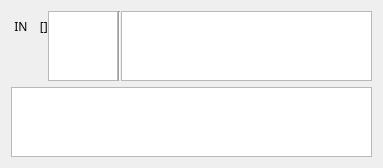
<?xml version="1.0" encoding="UTF-8"?>
<ui version="4.0">
 <class>wd_sql_result</class>
 <widget class="QWidget" name="wd_sql_result">
  <property name="geometry">
   <rect>
    <x>0</x>
    <y>0</y>
    <width>383</width>
    <height>141</height>
   </rect>
  </property>
  <property name="sizePolicy">
   <sizepolicy hsizetype="Preferred" vsizetype="Preferred">
    <horstretch>0</horstretch>
    <verstretch>0</verstretch>
   </sizepolicy>
  </property>
  <property name="windowTitle">
   <string>Form</string>
  </property>
  <layout class="QVBoxLayout" name="verticalLayout_2" stretch="6,2">
   <property name="sizeConstraint">
    <enum>QLayout::SetDefaultConstraint</enum>
   </property>
   <item>
    <layout class="QHBoxLayout" name="horizontalLayout" stretch="1,2,0,8">
     <property name="spacing">
      <number>0</number>
     </property>
     <property name="sizeConstraint">
      <enum>QLayout::SetDefaultConstraint</enum>
     </property>
     <item>
      <layout class="QVBoxLayout" name="verticalLayout" stretch="1,0">
       <item>
        <widget class="QLabel" name="lab_run_time">
         <property name="font">
          <font>
           <family>Microsoft YaHei UI Light</family>
           <kerning>true</kerning>
          </font>
         </property>
         <property name="layoutDirection">
          <enum>Qt::LeftToRight</enum>
         </property>
         <property name="text">
          <string> IN    []</string>
         </property>
         <property name="alignment">
          <set>Qt::AlignCenter</set>
         </property>
        </widget>
       </item>
       <item>
        <spacer name="verticalSpacer">
         <property name="orientation">
          <enum>Qt::Vertical</enum>
         </property>
         <property name="sizeHint" stdset="0">
          <size>
           <width>20</width>
           <height>40</height>
          </size>
         </property>
        </spacer>
       </item>
      </layout>
     </item>
     <item>
      <widget class="QTextBrowser" name="text_line_num"/>
     </item>
     <item>
      <widget class="Line" name="line">
       <property name="orientation">
        <enum>Qt::Vertical</enum>
       </property>
      </widget>
     </item>
     <item>
      <widget class="QTextEdit" name="text_input">
       <property name="sizePolicy">
        <sizepolicy hsizetype="Expanding" vsizetype="Expanding">
         <horstretch>0</horstretch>
         <verstretch>0</verstretch>
        </sizepolicy>
       </property>
       <property name="verticalScrollBarPolicy">
        <enum>Qt::ScrollBarAlwaysOff</enum>
       </property>
       <property name="horizontalScrollBarPolicy">
        <enum>Qt::ScrollBarAsNeeded</enum>
       </property>
       <property name="sizeAdjustPolicy">
        <enum>QAbstractScrollArea::AdjustToContents</enum>
       </property>
       <property name="lineWrapMode">
        <enum>QTextEdit::NoWrap</enum>
       </property>
      </widget>
     </item>
    </layout>
   </item>
   <item>
    <widget class="QTableView" name="tableView">
     <property name="sizePolicy">
      <sizepolicy hsizetype="Expanding" vsizetype="Expanding">
       <horstretch>0</horstretch>
       <verstretch>0</verstretch>
      </sizepolicy>
     </property>
    </widget>
   </item>
  </layout>
 </widget>
 <resources/>
 <connections/>
</ui>
